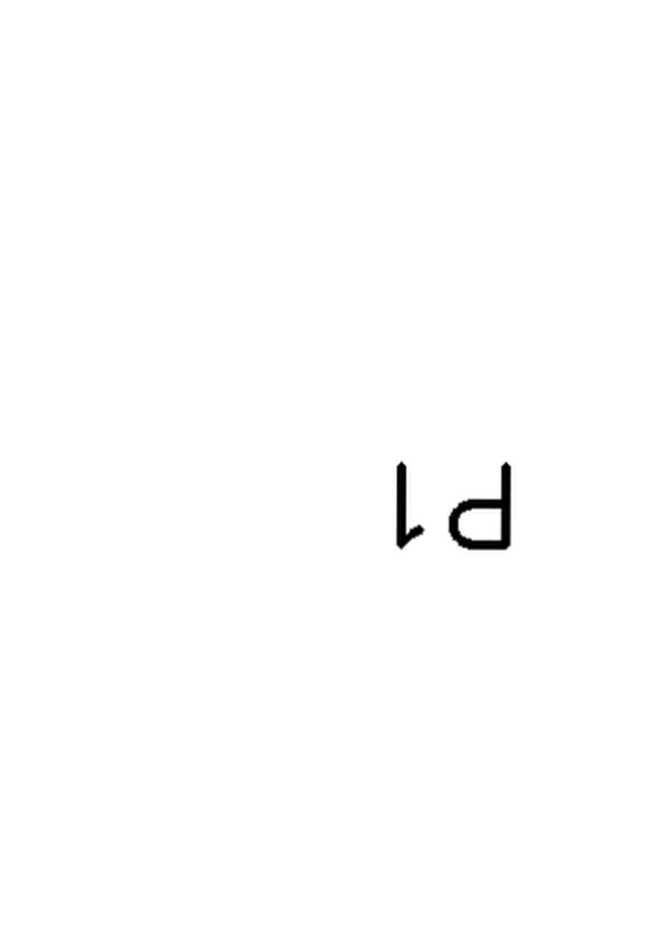
#> input picture paper_to_pdf/tests/goldens/page_00.png, 1311 x 1860 px (shown at 1/2 size)
$ python compare_pages.py tests/goldens out.png
#> lines starting #> are read from the running program, lines starting #| are printed output that depends on the picture
#!/usr/bin/env python3
"""
compare_pages.py
================
元画像とPDFのページを比較して切り取り結果の正否を自動判定する。

使い方:
  python3 compare_pages.py <input_folder> <output_pdf> [options]

オプション:
  --dpi INT       PDF 抽出解像度 (デフォルト: 150)
  --out-dir DIR   比較画像の出力ディレクトリ (省略時は比較画像を保存しない)
  --page-order    portrait-spread のページ順 (right_first / left_first / auto)
"""

from __future__ import annotations

import argparse
import logging
import sys
from pathlib import Path

import cv2
import fitz  # pymupdf
import numpy as np

logging.basicConfig(level=logging.INFO, format="%(message)s")
logger = logging.getLogger(__name__)


# ──────────────────────────────────────────────
# PDF → 画像抽出
# ──────────────────────────────────────────────

def extract_pdf_pages(pdf_path: Path, dpi: int = 150) -> list[np.ndarray]:
    scale = dpi / 72.0
    mat = fitz.Matrix(scale, scale)
    pages = []
    with fitz.open(str(pdf_path)) as doc:
        for page in doc:
            pix = page.get_pixmap(matrix=mat)
            img = np.frombuffer(pix.samples, dtype=np.uint8).reshape(pix.height, pix.width, pix.n)
            img = cv2.cvtColor(img, cv2.COLOR_RGBA2BGR if pix.n == 4 else cv2.COLOR_RGB2BGR)
            pages.append(img)
    return pages


# ──────────────────────────────────────────────
# 元画像からページ領域を再現
# ──────────────────────────────────────────────

# [9 lines left out: function _is_portrait_spread, not called in this run]


def extract_source_pages(
    image: np.ndarray, page_order: str = "right_first"
) -> list[np.ndarray]:
    """
    元画像から各ページに対応する領域を切り出して返す。

    Portrait spread の場合:
      上半分 → 右ページ (90°CW回転)
      下半分 → 左ページ (90°CW回転)
      right_first: [上ハーフ, 下ハーフ]
      left_first : [下ハーフ, 上ハーフ]

    Landscape spread の場合:
      左半分 → left page
      右半分 → right page

    単一ページの場合:
      画像全体
    """
    h, w = image.shape[:2]
    is_portrait = h > w

    if is_portrait:
        top = cv2.rotate(image[: h // 2, :], cv2.ROTATE_90_CLOCKWISE)
        bot = cv2.rotate(image[h // 2 :, :], cv2.ROTATE_90_CLOCKWISE)
        if page_order == "right_first":
            return [top, bot]
        else:
            return [bot, top]
    elif w / h > 1.3:
        # Landscape spread
        left  = image[:, : w // 2]
        right = image[:, w // 2 :]
        if page_order == "right_first":
            return [right, left]
        else:
            return [left, right]
    else:
        return [image]


# ──────────────────────────────────────────────
# 定量比較
# ──────────────────────────────────────────────

def _text_density(gray: np.ndarray) -> float:
    return float(np.mean(gray < 80))


# [100 lines left out: functions _white_border_ratio, _edge_text_density, compare_page, not called in this run]


# ──────────────────────────────────────────────
# 比較画像の生成
# ──────────────────────────────────────────────

def _resize_to_height(img: np.ndarray, h: int) -> np.ndarray:
    scale = h / img.shape[0]
    return cv2.resize(img, (int(img.shape[1] * scale), h))


# [30 lines left out: function make_comparison_image, not called in this run]


# ──────────────────────────────────────────────
# エントリポイント
# ──────────────────────────────────────────────

def run(
    input_folder: Path,
    output_pdf: Path,
    dpi: int = 150,
    out_dir: Path | None = None,
    page_order: str = "right_first",
) -> bool:
    # 元画像読み込み（ソート済み）
#> called with dpi = 150, page_order = 'right_first'
    exts = {".jpg", ".jpeg", ".png", ".bmp", ".tiff", ".tif"}
    src_paths = sorted(p for p in input_folder.iterdir() if p.suffix.lower() in exts)
    if not src_paths:
        logger.error("入力フォルダに画像が見つかりません: %s", input_folder)
        return False

    src_images = [cv2.imread(str(p)) for p in src_paths]
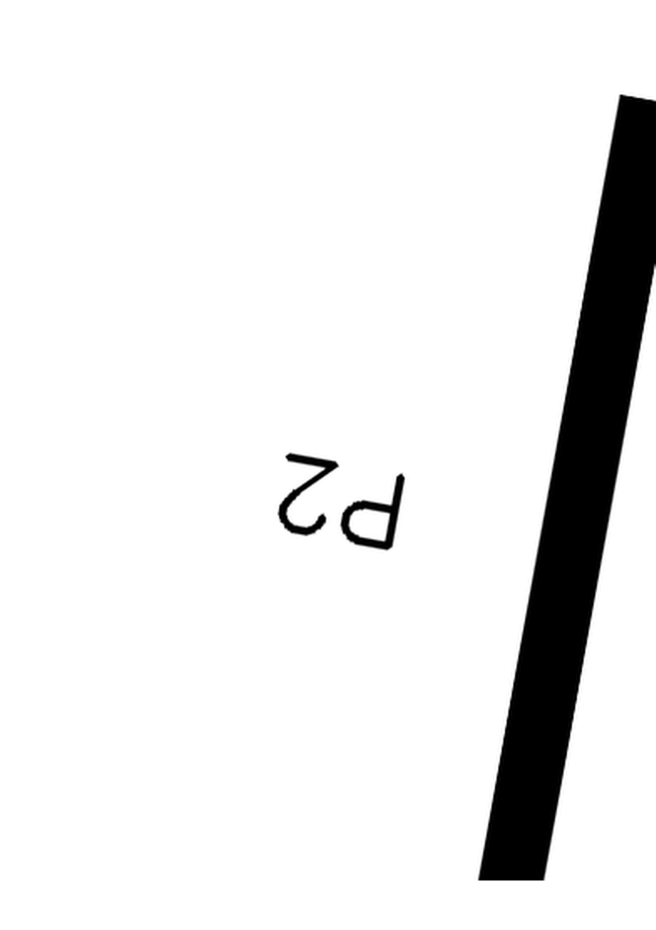
#> input picture paper_to_pdf/tests/goldens/page_01.png, 1311 x 1860 px (shown at 1/2 size)
#> src_images = 2 items

    # 元画像からページ領域を再現
    src_pages: list[np.ndarray] = []
    for img in src_images:
        src_pages.extend(extract_source_pages(img, page_order=page_order))
#> this loop made 2 passes
#> (h in extract_source_pages, w in extract_source_pages, is_portrait in extract_source_pages) on passes 1 to 2: (1860, 1311, True), (1860, 1311, True)
#> pass 2, in extract_source_pages (call 2), `top = cv2.rotate(image[: h // 2, :], cv2.ROTATE_90_CLOCKWISE)`:
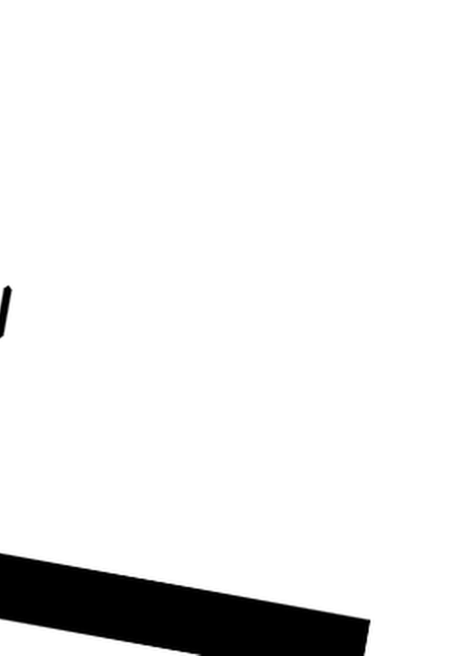
#> top: shape (1311, 930, 3) (shown at 1/2 size); min 0, max 255, mean 236.5
#> pass 2, in extract_source_pages (call 2), `bot = cv2.rotate(image[h // 2 :, :], cv2.ROTATE_90_CLOCKWISE)`:
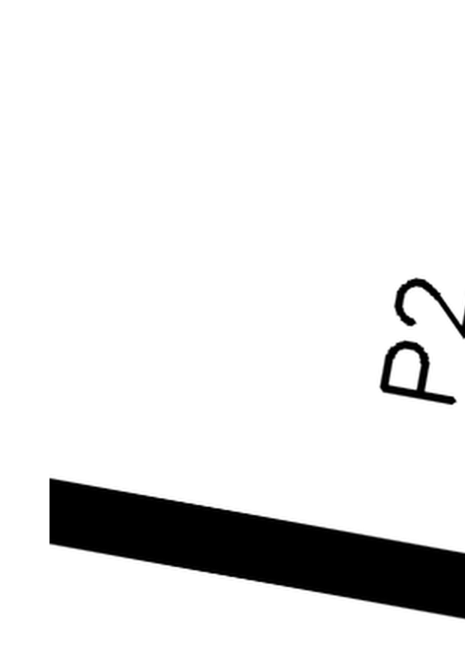
#> bot: shape (1311, 930, 3) (shown at 1/2 size); min 0, max 255, mean 230.1
#> after the loop, src_pages = 4 items

    # PDF ページ抽出
    pdf_pages = extract_pdf_pages(output_pdf, dpi=dpi)

    logger.info("元画像ページ数: %d  /  PDF ページ数: %d", len(src_pages), len(pdf_pages))

    if len(src_pages) != len(pdf_pages):
        logger.warning(
            "ページ数が一致しません (元: %d, PDF: %d)。ページ数の少ない方に合わせます。",
            len(src_pages), len(pdf_pages),
        )

    n = min(len(src_pages), len(pdf_pages))

    if out_dir:
        out_dir.mkdir(parents=True, exist_ok=True)

    all_ok = True
    results = []
    for i in range(n):
        r = compare_page(src_pages[i], pdf_pages[i], page_num=i + 1)
        results.append(r)
        if not r["ok"]:
            all_ok = False

        if out_dir:
            cmp_img = make_comparison_image(src_pages[i], pdf_pages[i], r)
            out_path = out_dir / f"compare_page_{i+1:02d}.png"
            cv2.imwrite(str(out_path), cmp_img)
            logger.info("  比較画像保存: %s", out_path)

    # ── サマリー出力 ──
    print()
    print("=" * 70)
    print(f"  切り取り品質チェック: {output_pdf.name}")
    print("=" * 70)
    header = f"  {'Page':>4}  {'元密度':>6}  {'PDF密度':>7}  {'AR元':>5}  {'AR-PDF':>6}  {'結果'}"
    print(header)
    print("  " + "─" * 65)
    for r in results:
        mark = "○ OK" if r["ok"] else "✗ NG"
        print(
            f"  {r['page']:>4}  {r['src_density']:>5.3f}  "
            f"  {r['pdf_density']:>6.3f}  "
            f"  {r['src_ar']:>4.2f}  {r['pdf_ar']:>5.2f}  {mark}"
        )
        for issue in r["issues"]:
            print(f"         └ {issue}")
    print("  " + "─" * 60)
    overall = "全ページ正常" if all_ok else "問題あり"
    print(f"  総合判定: {overall}  ({sum(r['ok'] for r in results)}/{n} ページ OK)")
    print("=" * 70)

    return all_ok


def main():
    parser = argparse.ArgumentParser(description="元画像と PDF を比較して切り取り品質を判定する")
    parser.add_argument("input_folder", type=Path)
    parser.add_argument("output_pdf",   type=Path)
    parser.add_argument("--dpi",        type=int, default=150)
    parser.add_argument("--out-dir",    type=Path, default=None)
    parser.add_argument("--page-order", default="right_first",
                        choices=["right_first", "left_first", "auto"])
    args = parser.parse_args()

    ok = run(
        args.input_folder,
        args.output_pdf,
        dpi=args.dpi,
        out_dir=args.out_dir,
        page_order=args.page_order,
    )
    sys.exit(0 if ok else 1)


if __name__ == "__main__":
    main()
#> (the call stopped at in extract_pdf_pages, `mat = fitz.Matrix(scale, scale)`: fitz is not available in this run)
